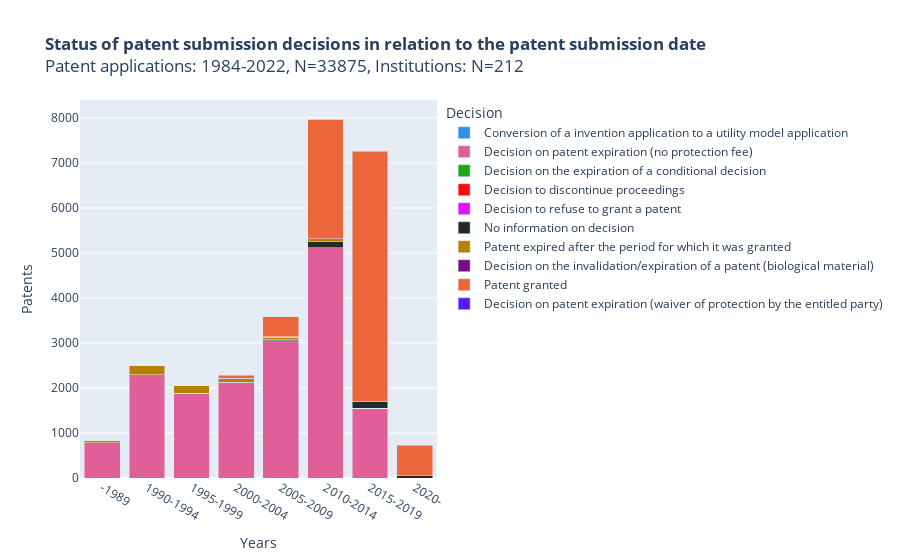

The code cell stored with this chart in its notebook:
### Code cell
# Plot multiple line chart using plotly express showing number of patents by year and decision and kind
patents_by_year = patents_inst.groupby(['year_group','decision'])['patent_id'].count().reset_index().rename(columns={'patent_id':'count'})
intrv_patents = patents_by_year.groupby(['year_group', 'decision'])['count'].sum().reset_index()


fig = px.bar(intrv_patents, x="year_group", y="count", color="decision", title=f'<b>Status of patent submission decisions in relation to the patent submission date</b><br>{subtitle}', barmode='stack', 
             #width=1400, height=600, 
             color_discrete_sequence=px.colors.qualitative.Dark24, labels={'year_group':'Years', 'count':'Patents', 'decision':'Decision'})


cs_py.plot(fig, filename = 'patents_decisions', auto_open=False)

fig.show()

### Figure 1 — Plotly figure (JSON) as saved in the notebook; plotly's stock layout.template omitted (floating-point values rounded to 4 significant figures)
{"data": [{"alignmentgroup": "True", "hovertemplate": "Decision=Conversion of a invention application to a utility model application<br>Years=%{x}<br>Patents=%{y}<extra></extra>", "legendgroup": "Conversion of a invention application to a utility model application", "marker": {"color": "#2E91E5", "pattern": {"shape": ""}}, "name": "Conversion of a invention application to a utility model application", "offsetgroup": "Conversion of a invention application to a utility model application", "orientation": "v", "showlegend": true, "textposition": "auto", "type": "bar", "x": ["-1989", "1990-1994", "1995-1999", "2000-2004"], "xaxis": "x", "y": [0, 0, 0, 0], "yaxis": "y"}, {"alignmentgroup": "True", "hovertemplate": "Decision=Decision on patent expiration (no protection fee)<br>Years=%{x}<br>Patents=%{y}<extra></extra>", "legendgroup": "Decision on patent expiration (no protection fee)", "marker": {"color": "#E15F99", "pattern": {"shape": ""}}, "name": "Decision on patent expiration (no protection fee)", "offsetgroup": "Decision on patent expiration (no protection fee)", "orientation": "v", "showlegend": true, "textposition": "auto", "type": "bar", "x": ["-1989", "1990-1994", "1995-1999", "2000-2004", "2005-2009", "2010-2014", "2015-2019"], "xaxis": "x", "y": [783, 2294, 1881, 2121, 3054, 5112, 1553], "yaxis": "y"}, {"alignmentgroup": "True", "hovertemplate": "Decision=Decision on the expiration of a conditional decision<br>Years=%{x}<br>Patents=%{y}<extra></extra>", "legendgroup": "Decision on the expiration of a conditional decision", "marker": {"color": "#1CA71C", "pattern": {"shape": ""}}, "name": "Decision on the expiration of a conditional decision", "offsetgroup": "Decision on the expiration of a conditional decision", "orientation": "v", "showlegend": true, "textposition": "auto", "type": "bar", "x": ["-1989", "1990-1994", "1995-1999", "2000-2004", "2005-2009", "2010-2014", "2015-2019", "2020-"], "xaxis": "x", "y": [0, 0, 0, 0, 0, 0, 0, 0], "yaxis": "y"}, {"alignmentgroup": "True", "hovertemplate": "Decision=Decision to discontinue proceedings<br>Years=%{x}<br>Patents=%{y}<extra></extra>", "legendgroup": "Decision to discontinue proceedings", "marker": {"color": "#FB0D0D", "pattern": {"shape": ""}}, "name": "Decision to discontinue proceedings", "offsetgroup": "Decision to discontinue proceedings", "orientation": "v", "showlegend": true, "textposition": "auto", "type": "bar", "x": ["-1989", "1990-1994", "1995-1999", "2000-2004", "2005-2009", "2010-2014", "2015-2019", "2020-"], "xaxis": "x", "y": [0, 0, 0, 0, 0, 0, 0, 0], "yaxis": "y"}, {"alignmentgroup": "True", "hovertemplate": "Decision=Decision to refuse to grant a patent<br>Years=%{x}<br>Patents=%{y}<extra></extra>", "legendgroup": "Decision to refuse to grant a patent", "marker": {"color": "#DA16FF", "pattern": {"shape": ""}}, "name": "Decision to refuse to grant a patent", "offsetgroup": "Decision to refuse to grant a patent", "orientation": "v", "showlegend": true, "textposition": "auto", "type": "bar", "x": ["-1989", "1990-1994", "1995-1999", "2000-2004", "2005-2009", "2010-2014", "2015-2019", "2020-"], "xaxis": "x", "y": [0, 0, 0, 0, 0, 0, 0, 0], "yaxis": "y"}, {"alignmentgroup": "True", "hovertemplate": "Decision=No information on decision<br>Years=%{x}<br>Patents=%{y}<extra></extra>", "legendgroup": "No information on decision", "marker": {"color": "#222A2A", "pattern": {"shape": ""}}, "name": "No information on decision", "offsetgroup": "No information on decision", "orientation": "v", "showlegend": true, "textposition": "auto", "type": "bar", "x": ["-1989", "1990-1994", "1995-1999", "2000-2004", "2005-2009", "2010-2014", "2015-2019", "2020-"], "xaxis": "x", "y": [1, 1, 2, 2, 24, 138, 150, 47], "yaxis": "y"}, {"alignmentgroup": "True", "hovertemplate": "Decision=Patent expired after the period for which it was granted<br>Years=%{x}<br>Patents=%{y}<extra></extra>", "legendgroup": "Patent expired after the period for which it was granted", "marker": {"color": "#B68100", "pattern": {"shape": ""}}, "name": "Patent expired after the period for which it was granted", "offsetgroup": "Patent expired after the period for which it was granted", "orientation": "v", "showlegend": true, "textposition": "auto", "type": "bar", "x": ["-1989", "1990-1994", "1995-1999", "2000-2004", "2005-2009", "2010-2014"], "xaxis": "x", "y": [48, 203, 167, 86, 54, 67], "yaxis": "y"}, {"alignmentgroup": "True", "hovertemplate": "Decision=Decision on the invalidation/expiration of a patent (biological material)<br>Years=%{x}<br>Patents=%{y}<extra></extra>", "legendgroup": "Decision on the invalidation/expiration of a patent (biological material)", "marker": {"color": "#750D86", "pattern": {"shape": ""}}, "name": "Decision on the invalidation/expiration of a patent (biological material)", "offsetgroup": "Decision on the invalidation/expiration of a patent (biological material)", "orientation": "v", "showlegend": true, "textposition": "auto", "type": "bar", "x": ["1990-1994", "1995-1999", "2000-2004", "2005-2009", "2010-2014"], "xaxis": "x", "y": [1, 1, 2, 1, 2], "yaxis": "y"}, {"alignmentgroup": "True", "hovertemplate": "Decision=Patent granted<br>Years=%{x}<br>Patents=%{y}<extra></extra>", "legendgroup": "Patent granted", "marker": {"color": "#EB663B", "pattern": {"shape": ""}}, "name": "Patent granted", "offsetgroup": "Patent granted", "orientation": "v", "showlegend": true, "textposition": "auto", "type": "bar", "x": ["2000-2004", "2005-2009", "2010-2014", "2015-2019", "2020-"], "xaxis": "x", "y": [68, 446, 2656, 5551, 679], "yaxis": "y"}, {"alignmentgroup": "True", "hovertemplate": "Decision=Decision on patent expiration (waiver of protection by the entitled party)<br>Years=%{x}<br>Patents=%{y}<extra></extra>", "legendgroup": "Decision on patent expiration (waiver of protection by the entitled party)", "marker": {"color": "#511CFB", "pattern": {"shape": ""}}, "name": "Decision on patent expiration (waiver of protection by the entitled party)", "offsetgroup": "Decision on patent expiration (waiver of protection by the entitled party)", "orientation": "v", "showlegend": true, "textposition": "auto", "type": "bar", "x": ["2010-2014"], "xaxis": "x", "y": [3], "yaxis": "y"}], "layout": {"barmode": "stack", "legend": {"title": {"text": "Decision"}, "tracegroupgap": 0}, "title": {"text": "<b>Status of patent submission decisions in relation to the patent submission date</b><br>Patent applications: 1984-2022, N=33875, Institutions: N=212"}, "xaxis": {"anchor": "y", "domain": [0, 1], "title": {"text": "Years"}}, "yaxis": {"anchor": "x", "domain": [0, 1], "title": {"text": "Patents"}}}}
